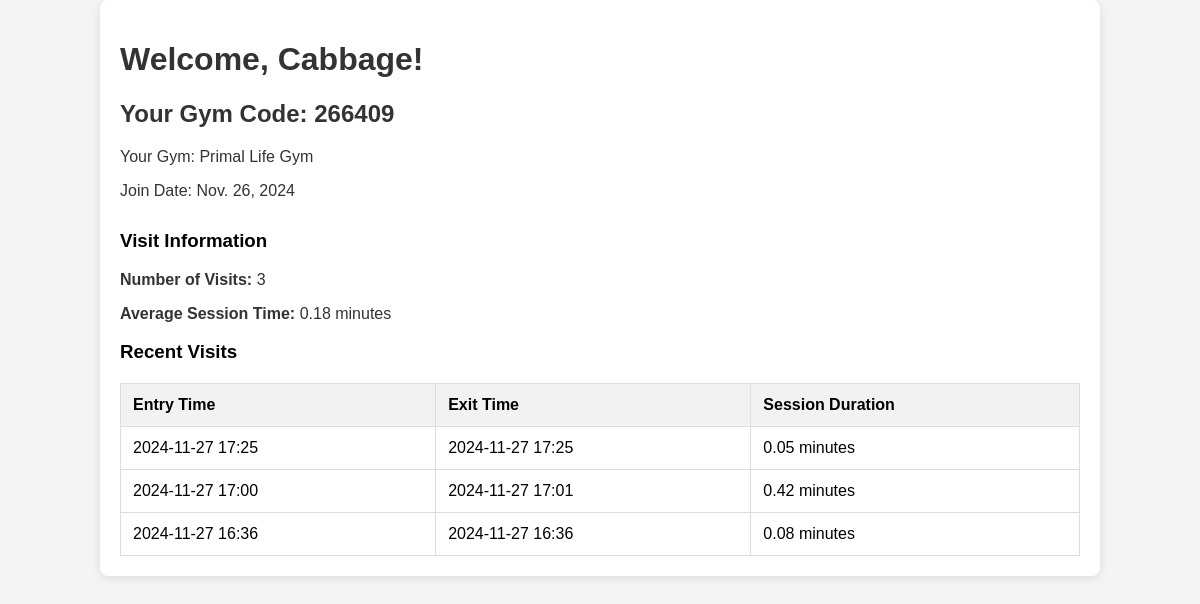
/member-dashboard/ (signed in), run on the app's committed database.
### core/models.py (models this page shows, shortened)
class Member(models.Model):
    user = models.OneToOneField(User, on_delete=models.CASCADE)
    gym = models.ForeignKey(Gym, on_delete=models.SET_NULL, related_name='members', null=True) # Null = True so if a gym is deleted the members are not lost
    contact_number = models.CharField(max_length=15)
    date_of_birth = models.DateField(null=True, blank=True)  # Optional date of birth
    address = models.TextField(blank=True, null=True)  # Optional address field
    active = models.BooleanField(default=False)
    join_date = models.DateField(auto_now_add=True)  # Automatically set when the member is created
    gym_code = models.CharField(max_length=6, unique=True, blank=True)

class Gym(models.Model):
    gym_id = models.AutoField(primary_key=True)
    name = models.CharField(max_length=255)
    slug = models.SlugField(unique=True, blank=True)
    address = models.TextField(blank=True, null=True)
    owners = models.ManyToManyField(GymOwner, related_name='gyms')

class Visit(models.Model):
    member = models.ForeignKey(Member, on_delete=models.CASCADE, related_name='visits')
    gym_code = models.CharField(max_length=6) # Users gym code
    entry_time = models.DateTimeField(auto_now_add=True) # Automatically set when the visit is created
    exit_time = models.DateTimeField(null=True, blank=True)
    has_exit = models.BooleanField(default=False)
    default_exit_duration = timedelta(hours=1, minutes=12)
    default_exit_threshold = timedelta(hours=4)
    @classmethod
    def get_number_of_visits(cls, member):
        return cls.objects.filter(member=member, exit_time__isnull=False).count()
    @classmethod
    def get_average_session_time(cls, member):
        visits = cls.objects.filter(member=member, exit_time__isnull=False)
        total_session_time = timedelta(seconds=0)
        valid_visits_count = 0
        for visit in visits:
            exit_time = visit.exit_time or (visit.entry_time + visit.default_exit_duration)
            total_session_time += (exit_time - visit.entry_time)
            valid_visits_count += 1
        if valid_visits_count > 0:
            average_session_time = total_session_time / valid_visits_count
            return round((average_session_time.total_seconds() / 60),2)  # Convert to minutes
        return 0  # No visits, return 0 minute

### core/views.py (the view)
# urls.py: path('member-dashboard/', views.member_dashboard, name='member_dashboard'),
@login_required
def member_dashboard(request):
    user = request.user
    try:
        member = Member.objects.get(user=user)
        number_of_visits = Visit.get_number_of_visits(member)
        average_session_time = Visit.get_average_session_time(member)
        recent_visits = Visit.objects.filter(member=member).order_by('-entry_time')[:5]
        for visit in recent_visits:
            if visit.exit_time:
                visit.session_duration = round(((visit.exit_time - visit.entry_time).total_seconds() / 60), 2)  # in minutes
            else:
                visit.session_duration = '--'
        context = {
            'role': 'Member',
            'gym_name': member.gym.name,
            'join_date': member.join_date,
            'member_code': member.gym_code if member.gym_code else "No code assigned",
            'member_name': user.get_full_name().capitalize() or user.username.capitalize(),
            'number_of_visits': number_of_visits,
            'average_session_time': average_session_time,
            'recent_visits': recent_visits,
        }
        return render(request, 'member_dashboard.html', context)
    except Member.DoesNotExist:
        messages.error(request, "No member profile found.")
        return redirect('login')

### core/templates/member_dashboard.html (shortened to what this page needs)
<!DOCTYPE html>
<html lang="en">
<head>
</head>
<body>
    <div class="container">
        <h1>Welcome, {{ member_name }}!</h1>
        <h2>Your Gym Code: {{ member_code }}</h2>
        <p>Your Gym: {{ gym_name }}</p>
        <p>Join Date: {{ join_date }}</p>
        <div class="stats">
            <h3>Visit Information</h3>
            <p><strong>Number of Visits:</strong> {{ number_of_visits }}</p>
            <p><strong>Average Session Time:</strong> {{ average_session_time }} minutes</p>
        </div>
        <h3>Recent Visits</h3>
        <table>
            <thead>
                <tr>
                    <th>Entry Time</th>
                    <th>Exit Time</th>
                    <th>Session Duration</th>
                </tr>
            </thead>
            <tbody>
                {% for visit in recent_visits %}
                <tr>
                    <td>{{ visit.entry_time|date:"Y-m-d H:i" }}</td>
                    <td>
                        {% if visit.exit_time %}
                            {{ visit.exit_time|date:"Y-m-d H:i" }}
                        {% else %}
                            Not yet exited
                        {% endif %}
                    </td>
                    <td>{{ visit.session_duration }} minutes</td>
                </tr>
                {% endfor %}
            </tbody>
        </table>
    </div>
</body>
</html>

### core/templates/member_dashboard.html (style rules this page uses)
body { font-family: Arial, sans-serif; margin: 0; padding: 0; background-color: #f4f4f4; }
h1, h2, p { color: #333; }
.container { width: 80%; margin: 0 auto; padding: 20px; background-color: white; border-radius: 8px; box-shadow: 0 2px 10px rgba(0, 0, 0, 0.1); }
table { width: 100%; margin-top: 20px; border-collapse: collapse; }
table, th, td { border: 1px solid #ddd; }
th, td { padding: 12px; text-align: left; }
th { background-color: #f2f2f2; }
.stats { margin-top: 30px; }

### data on the page
Member: gym_code "266409", join_date "Nov. 26, 2024"
Gym: name "Primal Life Gym"
Visit: entry_time "2024-11-27 17:25", exit_time "2024-11-27 17:25", session_duration "0.05"
Visit: entry_time "2024-11-27 17:00", exit_time "2024-11-27 17:01", session_duration "0.42"
Visit: entry_time "2024-11-27 16:36", exit_time "2024-11-27 16:36", session_duration "0.08"

### other printed values
{{ member_name }} "Cabbage"
{{ number_of_visits }} "3"
{{ average_session_time }} "0.18"
